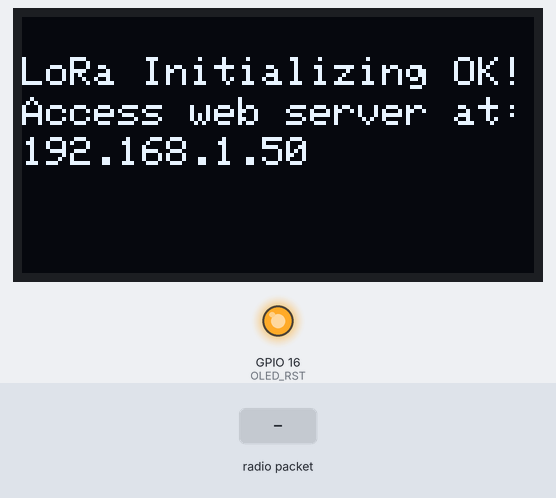
This sketch was run on a simulated ESP32. Parts: 128×64 one-colour display, output pins drawn as LEDs (lit = HIGH). The inputs (shaded band) are chosen by the test bench. WiFi joins after 1.5 s; servers stay silent unless stated; network time is answered at once with the bench clock; the local clock reads 2024-03-15 10:24:30 at power-on unless the sketch sets it; storage starts empty; no radio packets arrive unless stated; what the sketch prints to the serial monitor is not drawn.

Above: at 4.8 s.
4.9 s: radio packet "TEMPERATURE" arrives
7.4 s: radio packet "HUMIDITY" arrives
9.9 s: radio packet "PRESSURE" arrives
Timing chart, 0 to 12.9 s (numbered marks = the images above; inputs shaded):
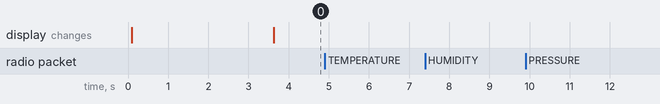

Measured:
- after the input at 4.9 s, every drawn part: stays the same
- after the input at 7.4 s, every drawn part: stays the same
- after the input at 9.9 s, every drawn part: stays the same

The sketch:

LoRa_Receiver_WebServer.ino
```cpp
// (licence header left out)
// Import Wi-Fi library
#include <WiFi.h>
#include "ESPAsyncWebServer.h"

#include <SPIFFS.h>

//Libraries for LoRa
#include <SPI.h>
#include <LoRa.h>

//Libraries for OLED Display
#include <Wire.h>
#include <Adafruit_GFX.h>
#include <Adafruit_SSD1306.h>

// Libraries to get time from NTP Server
#include <NTPClient.h>
#include <WiFiUdp.h>

//define the pins used by the LoRa transceiver module
#define SCK 5
#define MISO 19
#define MOSI 27
#define SS 18
#define RST 14
#define DIO0 26

//433E6 for Asia
//866E6 for Europe
//915E6 for North America
#define BAND 866E6

//OLED pins
#define OLED_SDA 4
#define OLED_SCL 15
#define OLED_RST 16
#define SCREEN_WIDTH 128 // OLED display width, in pixels
#define SCREEN_HEIGHT 64 // OLED display height, in pixels

// Replace with your network credentials
const char* ssid     = "studiomiranda";
const char* password = "88888888";

// Define NTP Client to get time
WiFiUDP ntpUDP;
NTPClient timeClient(ntpUDP);

// Variables to save date and time
String formattedDate;
String day;
String hour;
String timestamp;


// Initialize variables to get and save LoRa data
int rssi;
String loRaMessage;
String temperature;
String humidity;
String pressure;
String readingID;

// Create AsyncWebServer object on port 80
AsyncWebServer server(80);

Adafruit_SSD1306 display(SCREEN_WIDTH, SCREEN_HEIGHT, &Wire, OLED_RST);

// Replaces placeholder with DHT values
String processor(const String& var){
  //Serial.println(var);
  if(var == "TEMPERATURE"){
    return temperature;
  }
  else if(var == "HUMIDITY"){
    return humidity;
  }
  else if(var == "PRESSURE"){
    return pressure;
  }
  else if(var == "TIMESTAMP"){
    return timestamp;
  }
  else if (var == "RRSI"){
    return String(rssi);
  }
  return String();
}

//Initialize OLED display
void startOLED(){
  //reset OLED display via software
  pinMode(OLED_RST, OUTPUT);
  digitalWrite(OLED_RST, LOW);
  delay(20);
  digitalWrite(OLED_RST, HIGH);

  //initialize OLED
  Wire.begin(OLED_SDA, OLED_SCL);
  if(!display.begin(SSD1306_SWITCHCAPVCC, 0x3c, false, false)) { // Address 0x3C for 128x32
    Serial.println(F("SSD1306 allocation failed"));
    for(;;); // Don't proceed, loop forever
  }
  display.clearDisplay();
  display.setTextColor(WHITE);
  display.setTextSize(1);
  display.setCursor(0,0);
  display.print("LORA SENDER");
}

//Initialize LoRa module
void startLoRA(){
  int counter;
  //SPI LoRa pins
  SPI.begin(SCK, MISO, MOSI, SS);
  //setup LoRa transceiver module
  LoRa.setPins(SS, RST, DIO0);

  while (!LoRa.begin(BAND) && counter < 10) {
    Serial.print(".");
    counter++;
    delay(500);
  }
  if (counter == 10) {
    // Increment readingID on every new reading
    Serial.println("Starting LoRa failed!");
  }
  Serial.println("LoRa Initialization OK!");
  display.setCursor(0,10);
  display.clearDisplay();
  display.print("LoRa Initializing OK!");
  display.display();
  delay(2000);
}

void connectWiFi(){
  // Connect to Wi-Fi network with SSID and password
  Serial.print("Connecting to ");
  Serial.println(ssid);
  WiFi.begin(ssid, password);
  while (WiFi.status() != WL_CONNECTED) {
    delay(500);
    Serial.print(".");
  }
  // Print local IP address and start web server
  Serial.println("");
  Serial.println("WiFi connected.");
  Serial.println("IP address: ");
  Serial.println(WiFi.localIP());
  display.setCursor(0,20);
  display.print("Access web server at: ");
  display.setCursor(0,30);
  display.print(WiFi.localIP());
  display.display();
}

// Read LoRa packet and get the sensor readings
void getLoRaData() {
  Serial.print("Lora packet received: ");
  // Read packet
  while (LoRa.available()) {
    String LoRaData = LoRa.readString();
    // LoRaData format: readingID/temperature&soilMoisture#batterylevel
    // String example: 1/27.43&654#95.34
    Serial.print(LoRaData);

    // Get readingID, temperature and soil moisture
    int pos1 = LoRaData.indexOf('/');
    int pos2 = LoRaData.indexOf('&');
    int pos3 = LoRaData.indexOf('#');
    readingID = LoRaData.substring(0, pos1);
    temperature = LoRaData.substring(pos1 +1, pos2);
    humidity = LoRaData.substring(pos2+1, pos3);
    pressure = LoRaData.substring(pos3+1, LoRaData.length());
  }
  // Get RSSI
  rssi = LoRa.packetRssi();
  Serial.print(" with RSSI ");
  Serial.println(rssi);
}

// Function to get date and time from NTPClient
void getTimeStamp() {
  while(!timeClient.update()) {
    timeClient.forceUpdate();
  }
  // The formattedDate comes with the following format:
  // 2018-05-28T16:00:13Z
  // We need to extract date and time
  formattedDate = timeClient.getFormattedDate();
  Serial.println(formattedDate);

  // Extract date
  int splitT = formattedDate.indexOf("T");
  day = formattedDate.substring(0, splitT);
  Serial.println(day);
  // Extract time
  hour = formattedDate.substring(splitT+1, formattedDate.length()-1);
  Serial.println(hour);
  timestamp = day + " " + hour;
}

void setup() {
  // Initialize Serial Monitor
  Serial.begin(115200);
  startOLED();
  startLoRA();
  connectWiFi();

  if(!SPIFFS.begin()){
    Serial.println("An Error has occurred while mounting SPIFFS");
    return;
  }
  // Route for root / web page
  server.on("/", HTTP_GET, [](AsyncWebServerRequest *request){
    request->send(SPIFFS, "/index.html", String(), false, processor);
  });
  server.on("/temperature", HTTP_GET, [](AsyncWebServerRequest *request){
    request->send_P(200, "text/plain", temperature.c_str());
  });
  server.on("/humidity", HTTP_GET, [](AsyncWebServerRequest *request){
    request->send_P(200, "text/plain", humidity.c_str());
  });
  server.on("/pressure", HTTP_GET, [](AsyncWebServerRequest *request){
    request->send_P(200, "text/plain", pressure.c_str());
  });
  server.on("/timestamp", HTTP_GET, [](AsyncWebServerRequest *request){
    request->send_P(200, "text/plain", timestamp.c_str());
  });
  server.on("/rssi", HTTP_GET, [](AsyncWebServerRequest *request){
    request->send_P(200, "text/plain", String(rssi).c_str());
  });
  server.on("/winter", HTTP_GET, [](AsyncWebServerRequest *request){
    request->send(SPIFFS, "/winter.jpg", "image/jpg");
  });
  // Start server
  server.begin();

  // Initialize a NTPClient to get time
  timeClient.begin();
  // Set offset time in seconds to adjust for your timezone, for example:
  // GMT +1 = 3600
  // GMT +8 = 28800
  // GMT -1 = -3600
  // GMT 0 = 0
  timeClient.setTimeOffset(0);
}

void loop() {
  // Check if there are LoRa packets available
  int packetSize = LoRa.parsePacket();
  if (packetSize) {
    getLoRaData();
    getTimeStamp();
  }
}
```
